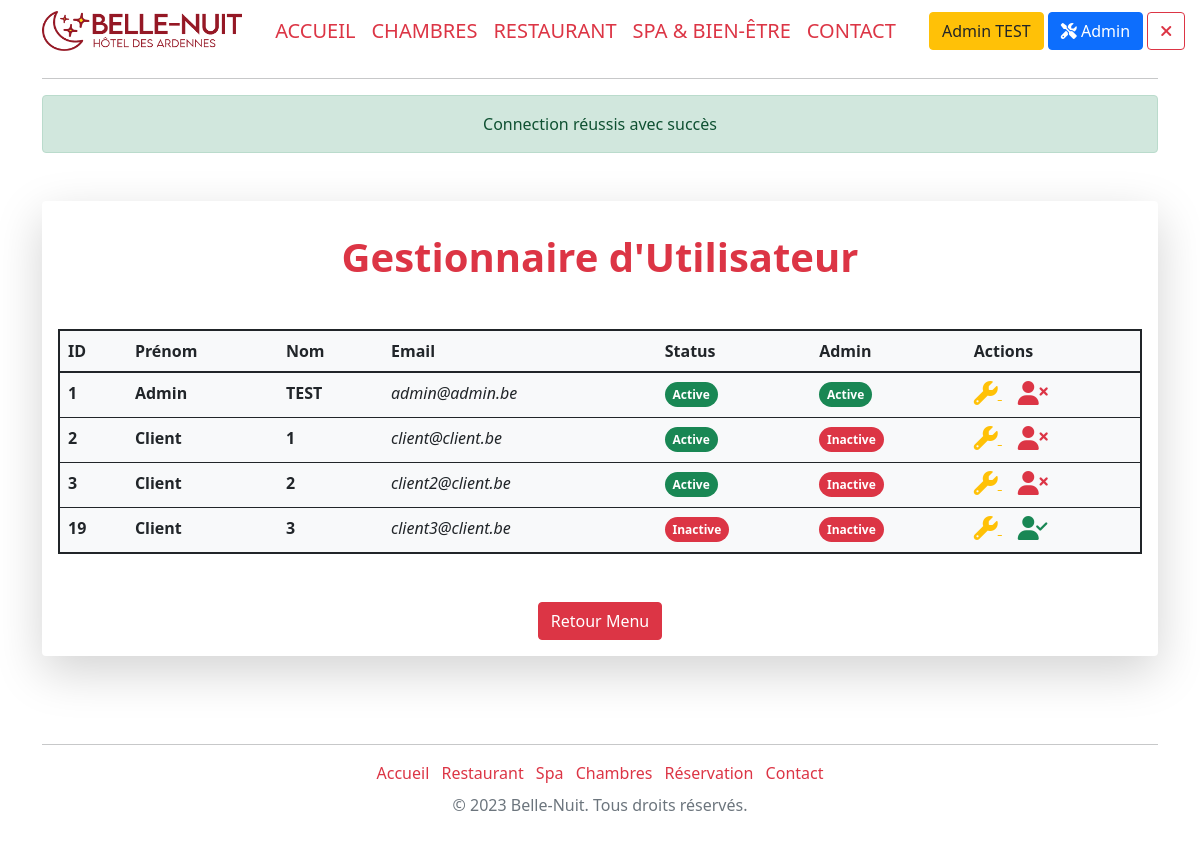
/adminAccount (signed in), run on an earlier commit of the app's database.
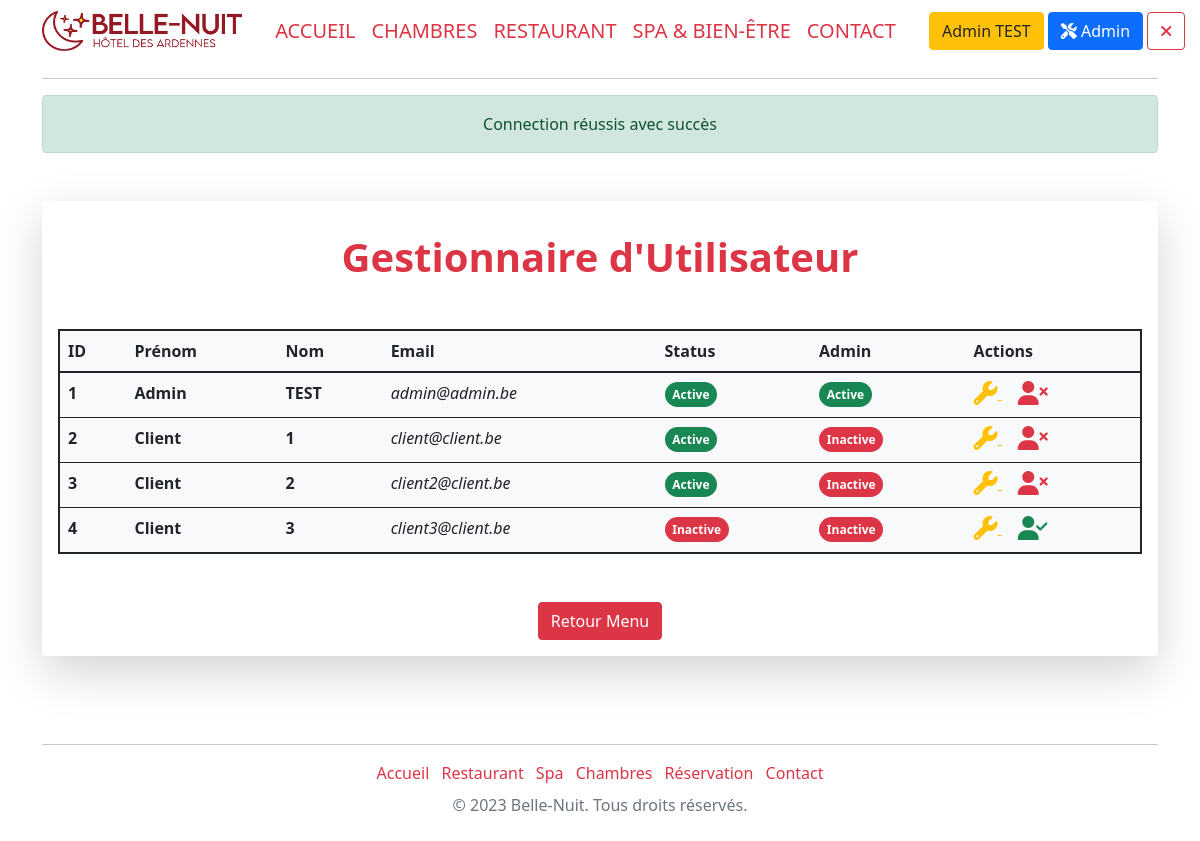
And on a later commit of the database.
### tables this page shows
CREATE TABLE `account` (
  `acc_id` int(11) NOT NULL,
  `acc_name` varchar(30) NOT NULL,
  `acc_surname` varchar(30) NOT NULL,
  `acc_address` varchar(120) NOT NULL,
  `acc_addressbox` int(11) DEFAULT NULL,
  `acc_city` varchar(20) NOT NULL,
  `acc_codepostal` mediumint(9) NOT NULL,
  `acc_id_country` int(11) NOT NULL,
  `acc_phone` varchar(20) NOT NULL,
  `acc_email` varchar(255) NOT NULL,
  `acc_password` varchar(128) NOT NULL,
  `acc_code_activation` varchar(32) NOT NULL,
  `acc_admin` tinyint(1) NOT NULL,
  `acc_active` tinyint(1) NOT NULL
);

### models/Model.class.php (called while the page is built, shortened)
<?php
abstract class Model{
    private static $pdo;
    private static function setBdd(){
        self::$pdo = new PDO("mysql:host=localhost;dbname=hotel;charset=utf8", "root", "");
        self::$pdo->setAttribute(PDO::ATTR_ERRMODE, PDO::ERRMODE_WARNING);
    }
    protected function getBdd(){
        return self::$pdo;
    }
}

### models/AdminManager.model.php (called while the page is built, shortened)
<?php
require_once("Model.class.php");
class AdminManager extends Model
{
    public function getProfils()
    {
        $stmt = $this->getBdd()->prepare('
        SELECT  *
        FROM `account`');
        $stmt->execute();
        $profils = $stmt->fetchAll(PDO::FETCH_ASSOC);
        return $profils;
    }
}

### config/Securite.class.php (called while the page is built, shortened)
<?php
class Securite {
    public static function secureHTML($string){
        return htmlentities($string);
    }
    public static function verifAccessSession(){
        return (isset($_SESSION['admin']) && !empty($_SESSION['admin']) && $_SESSION['admin'] === 1);
    }
}

### views/main/back/adminAccount.view.php (the view)
<div class="container-fluid shadow-lg p-3 mb-5 mt-5 bg-body rounded mx-auto">
<h1 class='text-center my-3 text-danger fw-bolder mb-5'>Gestionnaire d'Utilisateur</h1>
<table class="table container bg-light p-5 rounded mb-5 border border-2 border-dark">
    <thead class="bg-light">
    <tr>
        <th>ID</th>
        <th>Prénom</th>
        <th>Nom</th>
        <th>Email</th>
        <th>Status</th>
        <th>Admin</th>
        <th>Actions</th>
    </tr>
    </thead>
    <tbody>
    <?php foreach ($profils as $key => $profil) :
        $statusBadge = ($profil['acc_active'] == 1) ? '<span class="badge bg-success rounded-pill d-inline">Active</span>' : '<span class="badge bg-danger rounded-pill d-inline">Inactive</span>';
        $adminBadge = ($profil['acc_admin'] == 1) ? '<span class="badge bg-success rounded-pill d-inline">Active</span>' : '<span class="badge bg-danger rounded-pill d-inline">Inactive</span>';
        $disableButton = ($profil['acc_active'] == 1) ? '<a href="disableAccount&id=' . $profil["acc_id"] . '" onclick="return confirm(\'Êtes-vous sûr de vouloir supprimer cet élément ?\')" class="ms-3 text-danger"><i class="fa-solid fa-xl fa-user-xmark" data-bs-toggle="tooltip" data-bs-placement="top" title="Désactiver"></i></a>' : '<a href="activeAccount&id=' . $profil["acc_id"] . '" onclick="return confirm(\'Êtes-vous sûr de vouloir réactiver l\'utilisateur ?\')" class="ms-3 text-success" data-bs-toggle="tooltip" data-bs-placement="top" title="Activer"><i class="fa-solid fa-xl fa-user-check"></i></a>';
        ?>
        <tr>
            <td>
                <p class="fw-bold mb-1"><?= $profil["acc_id"] ?></p>
            </td>
            <td>
                <p class="fw-bold mb-1"><?= $profil["acc_surname"] ?></p>
            </td>
            <td>
                <p class="fw-bold mb-1"><?= $profil["acc_name"] ?></p>
            </td>
            <td>
                <p class="fst-italic mb-1"><?= $profil["acc_email"] ?></p>
            </td>
            <td><?= $statusBadge ?></td>
            <td><?= $adminBadge ?></td>
            <td>
                <a href="adEditAccount&id=<?= $profil['acc_id'] ?>" class="text-warning">
                    <i class="fa-solid fa-wrench fa-xl" data-bs-toggle="tooltip" data-bs-placement="top" title="Editer"></i>
                </a>
                <?= $disableButton ?>
            </td>
        </tr>
    <?php endforeach; ?>
    </tbody>
</table>
    <div class="text-center">
        <a href="admin" class="btn btn-danger">Retour Menu</a>
    </div>
</div>

### index.php (shortened to what this page needs)
<?php
require_once("./controllers/AdminController.php");
require_once("./config/Securite.class.php");
$frontController = new FrontController();
$adminController = new AdminController();
try {
    if (empty($_GET['page'])) {
        $page = "accueil";
    } else {
        $url = explode("/", filter_var($_GET['page'], FILTER_SANITIZE_URL));
        $page = Securite::secureHTML($url[0]);
    }
    switch ($page) {
        case "adminAccount":
            $adminController->adminAccount();
            break;
    }
} catch (Exception $e) {
    $frontController->pageErreur($e->getMessage());
}

### controllers/AdminController.php (shortened to what this page needs)
<?php
require_once("models/AdminManager.model.php");
class AdminController
{
    private $adminManager;
    public function __construct()
    {
        $this->adminManager = new AdminManager();
    }
    private function genererPage($data)
    {
        extract($data);
        require_once($view);
        $page_content = ob_get_clean();
        require_once($template);
    }
    public function adminAccount()
    {
        if (Securite::verifAccessSession()) {
            $profils = $this->adminManager->getProfils();
            $data_page = [
                "page_description" => "Menu d'Administration",
                "page_title" => "Hôtel Belle-Nuit | Administration",
                "view" => "views/main/back/adminAccount.view.php",
                "template" => "views/main/common/__template_front.php",
                "profils" => $profils
            ];
            $this->genererPage($data_page);
        } else {
            $_SESSION['alert'] = [
                "message" => "Accès non-autorisé",
                "type" => 'alert-danger'
            ];
            header('Location: accueil');
        }
    }
}

### views/main/common/__template_front.php (shortened to what this page needs)
<!DOCTYPE html>
<html lang="fr">
<head>
    <link rel="stylesheet" href="<?= URL ?>public/css/bootstrap.min.css">
    <link rel="stylesheet" href="<?= URL ?>public/css/main.css">
</head>
<body>
<div class="container">
    <?php require_once("views/main/common/__menu.php"); ?>
    <?php if (!empty($_SESSION['alert'])) : ?>
        <div class="alert font-weight-bold text-center mt-3 <?= $_SESSION['alert']['type']; ?>" role="alert">
            <?php echo $_SESSION['alert']['message']; ?>
        </div>
        <?php
    endif;
    ?>
    <?= $page_content; ?>
</div>
<?php require_once("views/main/common/__footer.php"); ?>
</body>
</html>

### views/main/common/__menu.php (shortened to what this page needs)
<nav class="navbar navbar-expand-lg justify-content-around bg-white mb-3">
    <a href="accueil">
        <img class="logo-menu" src="<?= URL ?>/public/assets/images/logo.png" alt="Logo du site " >
    </a>
    <div class="collapse navbar-collapse" id="navbarCollapse">
        <ul class="navbar-nav me-auto mx-auto mb-lg-0 fs-5 text-uppercase">
            <li class="nav-item"><a href="accueil" class="nav-link px-6 text-danger">Accueil</a></li>
            <li class="nav-item"><a href="bedrooms" class="nav-link px-6 text-danger ">Chambres</a></li>
            <li class="nav-item"><a href="restaurant" class="nav-link px-6 text-danger">Restaurant</a></li>
            <li class="nav-item"><a href="spa" class="nav-link px-6 text-danger ">Spa &amp; Bien-être</a></li>
            <li class="nav-item"><a href="contact" class="nav-link px-6 text-danger ">Contact</a></li>
        </ul>
        <div class="col-md-3">
            <?php
            if(isset($_SESSION['admin']) && $_SESSION['admin'] == 1){
                echo '
                    <div class="col-3 text-end text-nowrap">
                        <a href="dashboard"><button type="button" class="btn btn-warning text-dark">' . $_SESSION["surname"] . ' ' . $_SESSION["name"] .'</button></a>
                        <a href="admin"><button type="button" class="btn btn-primary text-white"><i class="fa-solid fa-screwdriver-wrench"></i> Admin</button></a>
                        <a href="disconnect"><button type="button" class="btn btn-outline-danger me-2"><i class="fa-solid fa-xmark"></i></button></a>
                    </div>';
            }  else {
                echo '
                    <div class="col-3 text-end text-nowrap ">
                        <button type="button" class="btn btn-outline-danger me-2" data-bs-toggle="modal" data-bs-target="#staticBackdrop" >Connexion</button>
                        <a href="apply"><button type="button" class="btn btn-danger">Inscription</button></a>
                    </div>';
            }
            ?>
        </div>
    </div>
</nav>
<hr>

### views/main/common/__footer.php
<div class="container">
    <footer class="footer py-4">
        <hr class="mb-3">
        <div class="container text-center">
            <ul class="list-inline mb-0 footer-links">
                <li class="list-inline-item"><a href="accueil" class="fw-light text-danger">Accueil</a></li>
                <li class="list-inline-item"><a href="restaurant" class="fw-light text-danger">Restaurant</a></li>
                <li class="list-inline-item"><a href="spa" class="fw-light text-danger">Spa</a></li>
                <li class="list-inline-item"><a href="chambres" class="fw-light text-danger">Chambres</a></li>
                <li class="list-inline-item"><a href="reservation" class="fw-light text-danger">Réservation</a></li>
                <li class="list-inline-item"><a href="contact" class="fw-light text-danger">Contact</a></li>
            </ul>
        </div>
        <div class="container text-center mt-2">
            <span class="text-muted">© 2023 Belle-Nuit. Tous droits réservés.</span>
        </div>
    </footer>
</div>

### public/css/main.css (style rules this page uses)
.footer-links li a { text-decoration: none; }
.logo-menu { height: 40px; width: 200px; }

What changed in the data, as far as the page shows it:
removed account: acc_id "19", acc_surname "Client", acc_name "3", acc_email "client3@client.be", acc_active "Inactive", acc_admin "Inactive"
added account: acc_id "4", acc_surname "Client", acc_name "3", acc_email "client3@client.be", acc_active "Inactive", acc_admin "Inactive"
